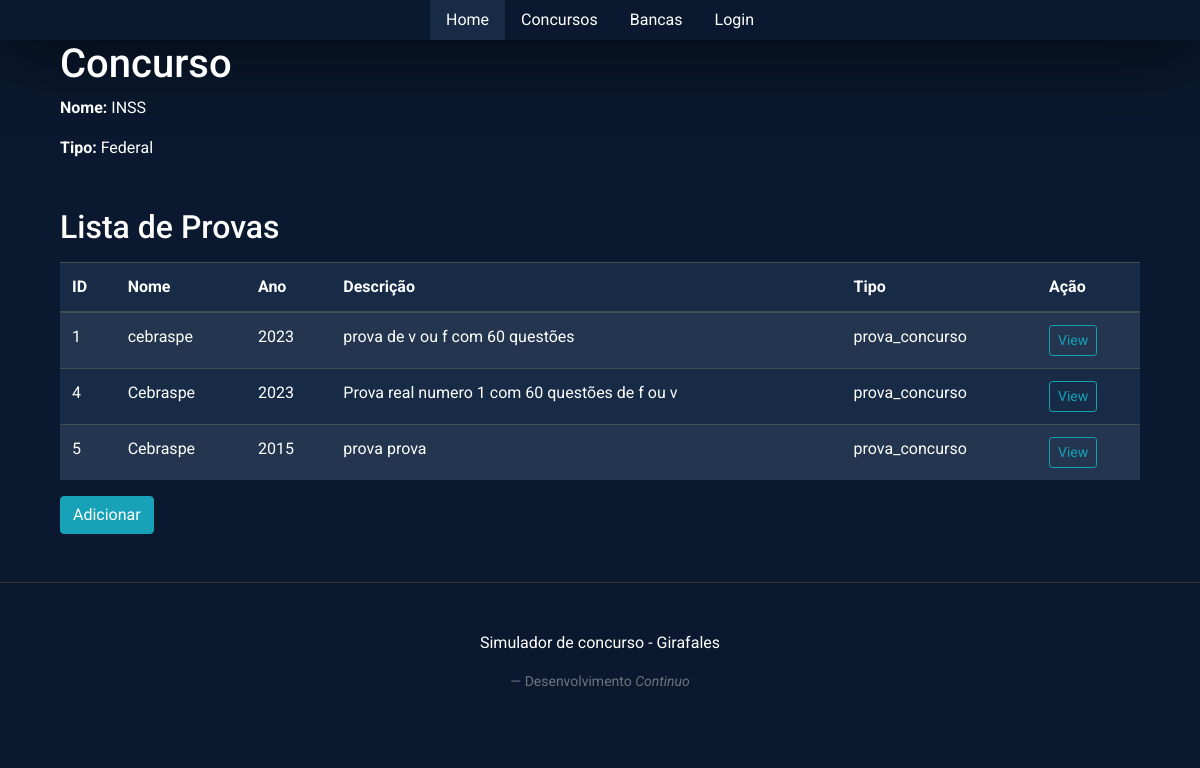
/concursos/contest_view/1, run on the app's committed database.
### model.py (models this page shows)
class Contest(SQLModel, table=True):
	id: Optional[int] = Field(default=None, primary_key=True)
	name: str
	types: Optional[str]
	exams:List['Exam']=Relationship()

class Exam(SQLModel, table=True):
	id: Optional[int] = Field(default=None, primary_key=True)
	name: str
	year: str
	description: str
	types:str #para indicar se é a prova do concurso ou uma prova montada
	contest_id: int = Field(foreign_key='contest.id')
	questions:List['Question_exam']=Relationship()

### contest.py (the view)
@contest.route('/contest_view/<id>', methods=['GET'])
def view_contest(id):
	contest = model.get_id_contest(id)
	exams = model.get_exam_contest(contest.id)
	return render_template('contest/view_contest.html', contest=contest , exams=exams)

### model.py (called while the page is built)
def get_id_contest(id:int):
	with Session(engine) as session:
		data = session.get(Contest , id)
		return data

def get_exam_contest(contest_id):
	with Session(engine) as session:
		contest = session.get(Contest, contest_id)
		exams = contest.exams
		return exams

### templates/contest/view_contest.html
{% extends "base.html" %}
{% block styles %}
    {{ bootstrap.load_css() }}
    <link rel="stylesheet"
                  href="{{url_for('static', filename='index.css')}}">
{% endblock %}
{% block content %}
<div class="container">
    <div class="container">
        <h1>Concurso</h1>
        <p><strong>Nome:</strong> {{ contest.name }}</p>
        <p><strong>Tipo:</strong> {{ contest.types }}</p>
    </div>
    <div class="container mt-5">
    <h2>Lista de Provas</h2>
    <table class="table table-dark table-striped mt-3">
        <thead>
            <tr>
                <th>ID</th>
                <th>Nome</th>
                <th>Ano</th>
                <th>Descrição</th>
                <th>Tipo</th>
                <th>Ação</th>
            </tr>
        </thead>
        <tbody>
            {% for Exam in exams %}
            <tr>
                <td>{{ Exam.id }}</td>
                <td>{{ Exam.name }}</td>
                <td>{{ Exam.year }}</td>
                <td>{{ Exam.description }}</td>
                <td>{{ Exam.types }}</td>
                <td>
                <a href="{{ url_for('contest.view_exam', id=Exam.id) }}" class="btn btn-sm btn-outline-info">View</a>
                    </td>
            </tr>
            {% endfor %}
        </tbody>
    </table>
        <a href="{{ url_for('contest.create_exam', id=contest.id) }}" class="btn btn-info">Adicionar</a>
</div>
</div>
{% endblock %}

### templates/base.html (style rules this page uses)
body { font-family: 'Roboto', sans-serif; background-color: #0a192f; color: #ffffff }
.table { font-family: 'Roboto', sans-serif; background-color: #172a46; color: #ffffff !important; }

### data on the page
Contest: name "INSS", types "Federal"
Exam: id "1", name "cebraspe", year "2023", description "prova de v ou f com 60 questões", types "prova_concurso"
Exam: id "4", name "Cebraspe", year "2023", description "Prova real numero 1 com 60 questões de f ou v", types "prova_concurso"
Exam: id "5", name "Cebraspe", year "2015", description "prova prova", types "prova_concurso"
